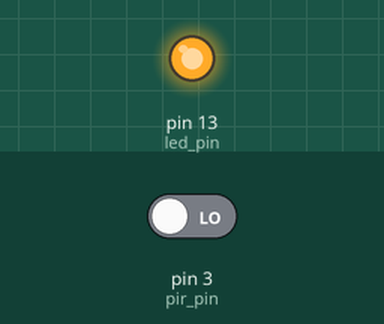
Bench run of a sketch on a simulated Arduino Uno, built with avr-gcc and run on an emulated ATmega328P. Shown: output pins drawn as LEDs (lit = HIGH). The test bench sets the inputs (shaded band); at power-on: pin 3 (pir_pin) LOW. What the sketch prints to the serial monitor is not drawn.

Above: at 0.1 s.
At 60.1 s:
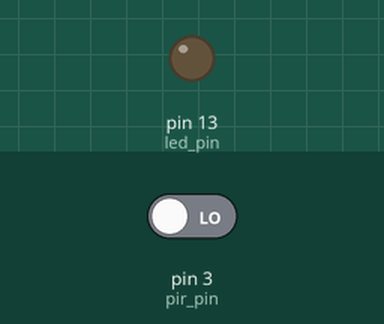
Timing chart, 0 to 61.6 s (numbered marks = the images above):
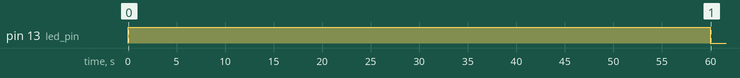

The sketch:

PIR_interrupt.ino
```cpp
/*
  HC-SR501 Motion Sensor Demonstration 1
  HC-SR501-Demo1.ino
  Motion Sensor with Delay
  Set sensor for 3-second trigger
  DroneBot Workshop 2018
  https://dronebotworkshop.com
*/

// Define pins for LEDs
int led_pin = LED_BUILTIN;

// Input from Motion Sensor
int pir_pin = 3;

// Variable for Motion Detected
volatile byte state = LOW;

void setup() {
  Serial.begin(9600);

  // Setup LEDs as Outputs
  pinMode(led_pin, OUTPUT);

  // Setup PIR as Input
  pinMode(pir_pin, INPUT);

  // Initial 1 Minute Delay to stabilize sensor
  digitalWrite(led_pin, HIGH);
  delay(60000);
  digitalWrite(led_pin, LOW);

  attachInterrupt(digitalPinToInterrupt(pir_pin), interrupt_routine, RISING);
  Serial.println("Ready!");
}

void loop() {
  // see if PIR interrupt was triggered
  if (state == HIGH){
    Serial.println("Detected!");
    delay(6000);

    // wait 5 seconds for retrigger

    state = LOW;
    digitalWrite(led_pin,LOW);
    Serial.println("Ready!");
  } else {
    Serial.println("Empty!");
  }
}

void interrupt_routine() {
  state = HIGH;
  digitalWrite(led_pin, HIGH);
}
```
